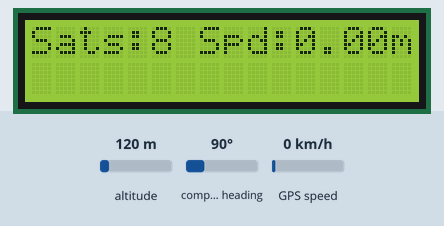
Simulated run of this sketch. Board: Arduino Uno, built with avr-gcc and run on an emulated ATmega328P. On the bench: 16×2 character LCD. Inputs (shaded band) come from the test bench; at power-on: GPS speed 0 km/h, altitude 120 m, compass heading 90°. The GPS gets a fix after 3 s at 37.7749, -122.4194 with 8 satellites; what the sketch prints to the serial monitor is not drawn.

Above: at 11.2 s.
11.3 s: GPS speed set to 2 km/h
At 12.8 s:
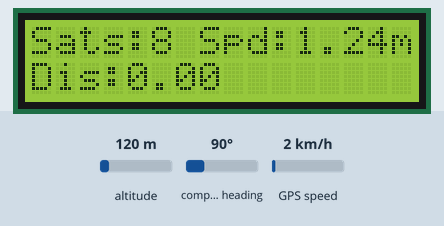
13.5 s: GPS speed set to 30 km/h
At 14.3 s:
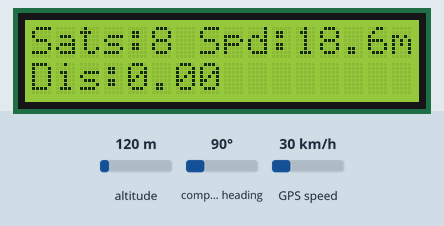
15.5 s: GPS speed set to 60 km/h
At 17.1 s:
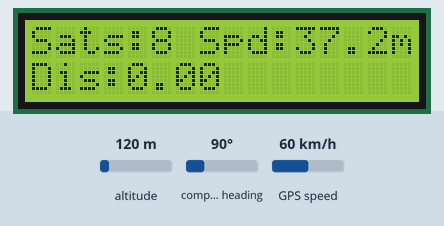
Timing chart, 0 to 18.6 s (numbered marks = the images above; inputs shaded):
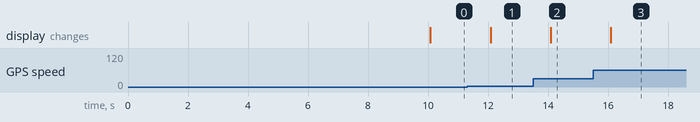

Measured:
- after the input at 11.3 s, the display: changes after 0.78 s (image 1)
- after the input at 13.5 s, the display: changes after 0.58 s (image 2)
- after the input at 15.5 s, the display: changes after 0.59 s (image 3)

The sketch:

GPS_SoftwareSerial_Parsing.ino
```cpp
#include <Adafruit_GPS.h>
#include <SoftwareSerial.h>
#include <LiquidCrystal.h>

const int rs = 12, en = 11, d4 = 5, d5 = 4, d6 = 3, d7 = 2;//LCD ports
LiquidCrystal lcd(rs, en, d4, d5, d6, d7);//setting up LCD


SoftwareSerial mySerial(8, 7);
Adafruit_GPS GPS(&mySerial);


#define GPSECHO  false

bool firstRun = true;

void setup()
{
  Serial.begin(115200);
  mySerial.begin(9600);
  delay(5000);
  Serial.println("Adafruit GPS library basic parsing test!");

  GPS.begin(9600);

  GPS.sendCommand(PMTK_SET_NMEA_OUTPUT_RMCGGA);

  // uncomment this line to turn on only the "minimum recommended" data
  //GPS.sendCommand(PMTK_SET_NMEA_OUTPUT_RMCONLY);

  // Set the update rate
  GPS.sendCommand(PMTK_SET_NMEA_UPDATE_1HZ);

  // Request updates on antenna status, comment out to keep quiet
  GPS.sendCommand(PGCMD_ANTENNA);

  delay(5000);
  // Ask for firmware version
  mySerial.println(PMTK_Q_RELEASE);

  lcd.begin(16, 2);

}

double latitude = (GPS.latitudeDegrees, 8);
double longitude = (GPS.longitudeDegrees, 8);
double newLat = (GPS.latitudeDegrees, 8);
double newLong = (GPS.longitudeDegrees, 8);
double distance = 0;

uint32_t timer = millis();

void loop()
{
  char c = GPS.read();
  if ((c) && (GPSECHO))
    Serial.write(c);

  // if a sentence is received, we can check the checksum, parse it...
  if (GPS.newNMEAreceived()) {
    if (!GPS.parse(GPS.lastNMEA()))   // sets the newNMEAreceived() flag to false
      return;
  }

  // every 2 seconds or so, print out the current stats
  if (millis() - timer > 2000) {
    timer = millis(); // reset the timer

    Serial.print("\nTime: ");
    if (GPS.hour < 10) { Serial.print('0'); }
    Serial.print(GPS.hour, DEC); Serial.print(':');
    if (GPS.minute < 10) { Serial.print('0'); }
    Serial.print(GPS.minute, DEC); Serial.print(':');
    if (GPS.seconds < 10) { Serial.print('0'); }
    Serial.print(GPS.seconds, DEC); Serial.print('.');
    if (GPS.milliseconds < 10) {
      Serial.print("00");
    } else if (GPS.milliseconds > 9 && GPS.milliseconds < 100) {
      Serial.print("0");
    }
    Serial.println(GPS.milliseconds);
    Serial.print("Date: ");
    Serial.print(GPS.day, DEC); Serial.print('/');
    Serial.print(GPS.month, DEC); Serial.print("/20");
    Serial.println(GPS.year, DEC);
    Serial.print("Fix: "); Serial.print((int)GPS.fix);
    Serial.print(" quality: "); Serial.println((int)GPS.fixquality);
    if (GPS.fix) {
      Serial.print("Location: ");
      Serial.print(GPS.latitudeDegrees, 8); Serial.print(GPS.lat);
      Serial.print(", ");
      Serial.print(GPS.longitudeDegrees, 8); Serial.println(GPS.lon);

      Serial.print("Speed (knots): "); Serial.println(GPS.speed);
      Serial.print("Angle: "); Serial.println(GPS.angle);
      Serial.print("Altitude: "); Serial.println(GPS.altitude);
      Serial.print("Satellites: "); Serial.println((int)GPS.satellites);
      Serial.print("Antenna status: "); Serial.println((int)GPS.antenna);
    }
    if (GPS.fix) {
        //ETCG Notes -- Print to LCD Screen
        lcd.clear();
        lcd.setCursor(7,0);
        lcd.print("Spd:");
        lcd.setCursor(11,0);
        float mph;
        mph = (GPS.speed) * 1.15;
        lcd.print(mph);
        lcd.setCursor(15, 0);
        lcd.print("mph");


        if(firstRun == true){
          firstRun = false;
          latitude = GPS.latitudeDegrees, 8;
          longitude = GPS.longitudeDegrees, 8;
        }
        else{
          newLat = GPS.latitudeDegrees, 8;
          newLong = GPS.longitudeDegrees, 8;
          distance += sqrt(pow(((newLat - latitude) * 69), 2) + pow(((newLong - longitude) * 50), 2));

          latitude = GPS.latitudeDegrees, 8;
          longitude = GPS.longitudeDegrees, 8;

          lcd.setCursor(0,1);
          lcd.print("Dis:");
          lcd.setCursor(4,1);
          lcd.print(distance);
        }

      }  else {
        lcd.clear();
        lcd.setCursor(0,1);
        lcd.print("No Signal");
      }
      lcd.setCursor(0,0);
      lcd.print("Sats:");
      lcd.setCursor(5,0);
      lcd.print((int)GPS.satellites);
  }
}
```
